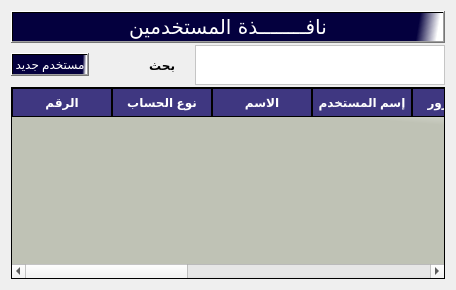
             <widget class="QWidget" name="tab_18">
              <attribute name="title">
               <string>المستخدمين</string>
              </attribute>
              <layout class="QGridLayout" name="gridLayout_21">
               <item row="0" column="0">
                <layout class="QVBoxLayout" name="verticalLayout_115" stretch="5,0,25">
                 <property name="spacing">
                  <number>2</number>
                 </property>
                 <item>
                  <widget class="QPushButton" name="pushButton_230">
                   <property name="font">
                    <font>
                     <family>PT Bold Heading</family>
                     <pointsize>15</pointsize>
                     <weight>50</weight>
                     <italic>false</italic>
                     <bold>false</bold>
                    </font>
                   </property>
                   <property name="cursor">
                    <cursorShape>PointingHandCursor</cursorShape>
                   </property>
                   <property name="styleSheet">
                    <string notr="true">background-color:qlineargradient(spread:pad, x1:0.506975, y1:0.432, x2:0.99, y2:0.437227, stop:0.900498 rgba(4, 0, 62, 255), stop:1 rgba(255, 255, 255, 255));
color:rgb(255, 255, 255);
font: 15pt &quot;PT Bold Heading&quot;;</string>
                   </property>
                   <property name="text">
                    <string>نافــــــــذة المستخدمين</string>
                   </property>
                   <property name="flat">
                    <bool>false</bool>
                   </property>
                  </widget>
                 </item>
                 <item>
                  <layout class="QHBoxLayout" name="horizontalLayout_183" stretch="0,0,0,0">
                   <property name="spacing">
                    <number>20</number>
                   </property>
                   <item>
                    <widget class="QPushButton" name="btnAddNewUser">
                     <property name="layoutDirection">
                      <enum>Qt::LeftToRight</enum>
                     </property>
                     <property name="styleSheet">
                      <string notr="true">background-color:qlineargradient(spread:pad, x1:0.506975, y1:0.432, x2:0.99, y2:0.437227, stop:0.900498 rgba(4, 0, 62, 255), stop:1 rgba(255, 255, 255, 255));
color:rgb(255, 255, 255);
font: 15pt &quot;PT Bold Heading&quot;;</string>
                     </property>
                     <property name="text">
                      <string>مستخدم جديد</string>
                     </property>
                     <property name="icon">
                      <iconset>
                       <normaloff>//192.168.1.5/Internet Share/.designer/.designer/backup/icons/add-to-28.svg</normaloff>//192.168.1.5/Internet Share/.designer/.designer/backup/icons/add-to-28.svg</iconset>
                     </property>
                     <property name="iconSize">
                      <size>
                       <width>30</width>
                       <height>30</height>
                      </size>
                     </property>
                    </widget>
                   </item>
                   <item>
                    <spacer name="horizontalSpacer_50">
                     <property name="orientation">
                      <enum>Qt::Horizontal</enum>
                     </property>
                     <property name="sizeHint" stdset="0">
                      <size>
                       <width>40</width>
                       <height>20</height>
                      </size>
                     </property>
                    </spacer>
                   </item>
                   <item>
                    <widget class="QLabel" name="label_162">
                     <property name="font">
                      <font>
                       <family>PT Bold Heading</family>
                       <pointsize>9</pointsize>
                       <weight>75</weight>
                       <italic>false</italic>
                       <bold>true</bold>
                      </font>
                     </property>
                     <property name="styleSheet">
                      <string notr="true"/>
                     </property>
                     <property name="text">
                      <string>بحث</string>
                     </property>
                    </widget>
                   </item>
                   <item>
                    <widget class="QTextEdit" name="txtUsersSearch">
                     <property name="sizePolicy">
                      <sizepolicy hsizetype="Expanding" vsizetype="Expanding">
                       <horstretch>0</horstretch>
                       <verstretch>0</verstretch>
                      </sizepolicy>
                     </property>
                     <property name="minimumSize">
                      <size>
                       <width>15</width>
                       <height>15</height>
                      </size>
                     </property>
                     <property name="maximumSize">
                      <size>
                       <width>250</width>
                       <height>40</height>
                      </size>
                     </property>
                     <property name="sizeIncrement">
                      <size>
                       <width>15</width>
                       <height>15</height>
                      </size>
                     </property>
                     <property name="layoutDirection">
                      <enum>Qt::LeftToRight</enum>
                     </property>
                     <property name="styleSheet">
                      <string notr="true">background-color:rgb(255, 255, 255);
color:rgb(0, 0, 0);
font: 10pt &quot;PT Bold Heading&quot;;</string>
                     </property>
                    </widget>
                   </item>
                  </layout>
                 </item>
                 <item>
                  <layout class="QHBoxLayout" name="horizontalLayout_184">
                   <item>
                    <widget class="QTableWidget" name="tblUsers">
                     <property name="styleSheet">
                      <string notr="true">QTableWidget {
background:rgb(231, 231, 231);
background-color: qlineargradient(spread:pad, x1:0.964478, y1:0.193, x2:1, y2:0, stop:0 rgba(191, 194, 181, 255), stop:1 rgba(255, 255, 255, 255));    font-weight: bold;
 color:rgb(0, 0, 0)
}

QHeaderView::section {
   background-color:rgb(63, 55, 129);
    border: 1px solid rgb(0, 0, 0);
    font-weight: bold;
    padding: 4px;
    text-align: center;
	font: 10pt &quot;PT Bold Heading&quot;;
	color:rgb(255, 255, 255)
}

QTableWidget::item:selected {
    background-color:rgb(25, 21, 65);
    color:rgb(255, 255, 255);
}</string>
                     </property>
                     <column>
                      <property name="text">
                       <string>الرقم</string>
                      </property>
                     </column>
                     <column>
                      <property name="text">
                       <string>نوع الحساب</string>
                      </property>
                     </column>
                     <column>
                      <property name="text">
                       <string>الاسم</string>
                      </property>
                     </column>
                     <column>
                      <property name="text">
                       <string>إسم المستخدم</string>
                      </property>
                     </column>
                     <column>
                      <property name="text">
                       <string>كلمة المرور</string>
                      </property>
                     </column>
                     <column>
                      <property name="text">
                       <string>الحالة</string>
                      </property>
                     </column>
                     <column>
                      <property name="text">
                       <string>وقت الانشاء</string>
                      </property>
                     </column>
                     <column>
                      <property name="text">
                       <string>وقت التعديل</string>
                      </property>
                     </column>
                     <column>
                      <property name="text">
                       <string> التهيئة</string>
                      </property>
                     </column>
                     <column>
                      <property name="text">
                       <string>العمليات</string>
                      </property>
                     </column>
                    </widget>
                   </item>
                  </layout>
                 </item>
                </layout>
               </item>
              </layout>
             </widget>
